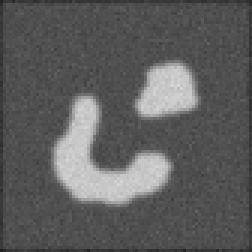
%> input picture campy/doc/LevelSet_ChunmingLi_v0/twoObj.bmp, 84 x 84 px (shown 3 times larger)
$ octave Demo2_ManualBinaryInitial.m   (GNU Octave 9; MATLAB toolbox functions it lacks are replaced by stand-ins)
%> lines starting %> are read from the running program, lines starting %| are printed output that depends on the picture
% This Matlab file demomstrates the level set method in Li et al's paper
%    "Level Set Evolution Without Re-initialization: A New Variational Formulation"
%    in Proceedings of CVPR'05, vol. 1, pp. 430-436.
% Author: Chunming Li, all rights reserved.
% E-mail: li_chunming@hotmail.com
% URL:  http://www.engr.uconn.edu/~cmli/

clear all;
close all;
Img = imread('twoObj.bmp');  % synthetic noisy image
%> Img is the input picture: size 84x84 uint8; min 34, max 214, mean 93.8
Img=double(Img(:,:,1));
%> Img: size 84x84 double
sigma=1.5;    % scale parameter in Gaussian kernel for smoothing.
G=fspecial('gaussian',15,sigma);
Img_smooth=conv2(Img,G,'same');  % smooth image by Gaussiin convolution
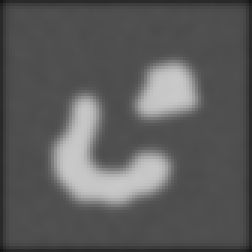
%> Img_smooth: size 84x84 double (shown 3 times larger); min 22.66, max 202.4, mean 92.1
[Ix,Iy]=gradient(Img_smooth);
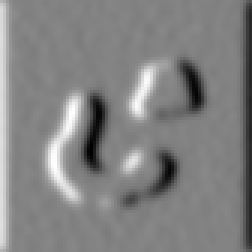
%> Ix: size 84x84 double (shown 3 times larger); min -26.2, max 24.93, mean 0; drawn with min black and max white
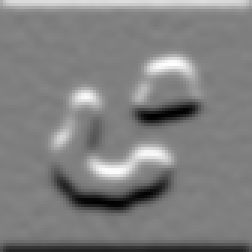
%> Iy: size 84x84 double (shown 3 times larger); min -25.06, max 24.95, mean 0; drawn with min black and max white
f=Ix.^2+Iy.^2;
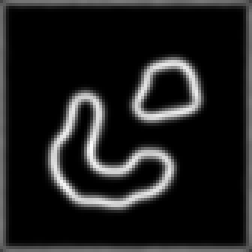
%> f: size 84x84 double (shown 3 times larger); min 7.57e-05, max 712.1, mean 87.3; drawn with min black and max white
g=1./(1+f);  % edge indicator function.
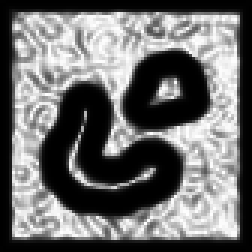
%> g: size 84x84 double (shown 3 times larger); min 0.0014, max 1, mean 0.434

epsilon=1.5; % the papramater in the definition of smoothed Dirac function

timestep=5;  % time step
mu=0.2/timestep;  % coefficient of the internal (penalizing) energy term P(\phi)
          % Note: the product timestep*mu must be less than 0.25 for stability!

lambda=5; % coefficient of the weighted length term Lg(\phi)
alf=3;   % coefficient of the weighted area term Ag(\phi);
         % Note: Choose a positive(negative) alf if the initial contour is outside(inside) the object.

[nrow, ncol]=size(Img);
%> nrow = 84; ncol = 84
figure;imagesc(Img, [0, 255]);colormap(gray);hold on;
text(6,6,'Left click to get points, right click to get end point','FontSize',[12],'Color', 'r');
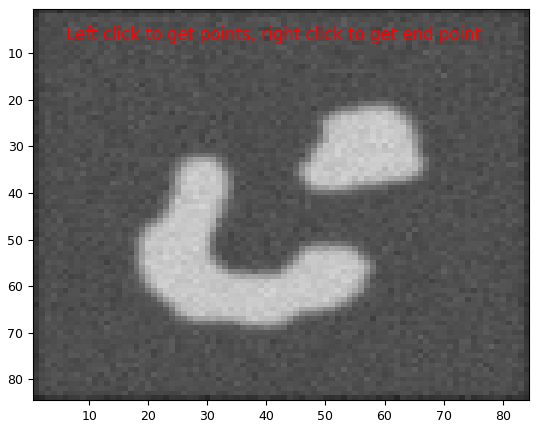
%> figure redrawn from the program's plot data

% mouse click to specify initial contour/region
%> (the run ends here)
